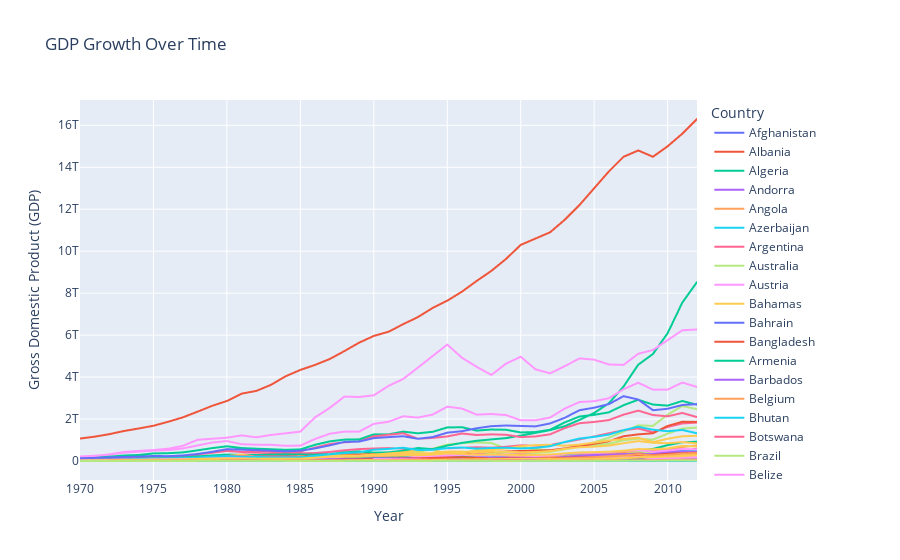

Source (notebook cell):
### Code cell
import plotly.express as px

fig_gdp_growth = px.line(
    economy_and_temperature_statistics,
    x='Year',
    y='Gross Domestic Product (GDP)',
    color='Country',
    title='GDP Growth Over Time',
)
fig_gdp_growth.show()
